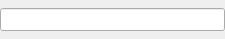
<?xml version="1.0" encoding="UTF-8"?>
<ui version="4.0">
 <class>SettingFloat</class>
 <widget class="QWidget" name="SettingFloat">
  <property name="geometry">
   <rect>
    <x>0</x>
    <y>0</y>
    <width>225</width>
    <height>39</height>
   </rect>
  </property>
  <property name="sizePolicy">
   <sizepolicy hsizetype="Fixed" vsizetype="Preferred">
    <horstretch>0</horstretch>
    <verstretch>0</verstretch>
   </sizepolicy>
  </property>
  <property name="windowTitle">
   <string>Form</string>
  </property>
  <layout class="QVBoxLayout" name="verticalLayout">
   <property name="spacing">
    <number>0</number>
   </property>
   <property name="leftMargin">
    <number>0</number>
   </property>
   <property name="topMargin">
    <number>0</number>
   </property>
   <property name="rightMargin">
    <number>0</number>
   </property>
   <property name="bottomMargin">
    <number>0</number>
   </property>
   <item>
    <widget class="QLineEdit" name="lineEdit">
     <property name="font">
      <font>
       <pointsize>10</pointsize>
      </font>
     </property>
     <property name="acceptDrops">
      <bool>false</bool>
     </property>
     <property name="inputMask">
      <string/>
     </property>
     <property name="frame">
      <bool>true</bool>
     </property>
    </widget>
   </item>
  </layout>
 </widget>
 <resources/>
 <connections/>
</ui>
